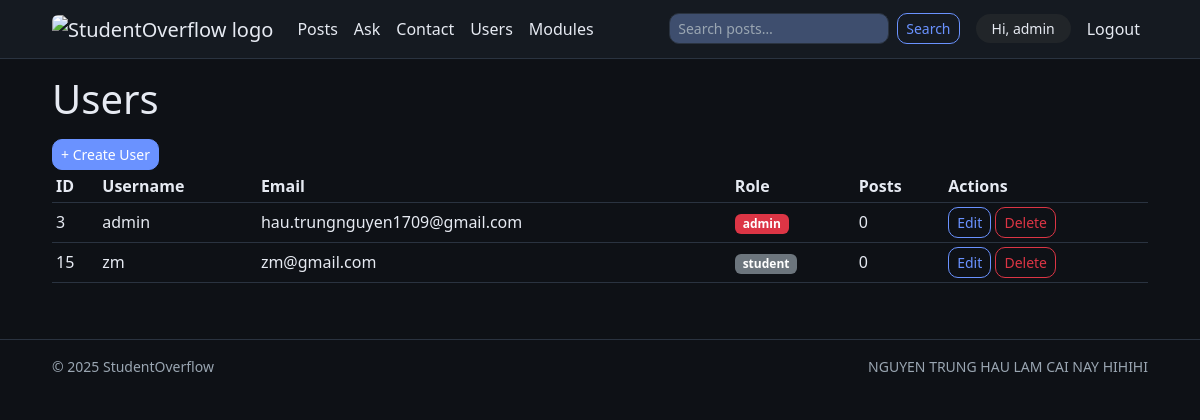
Screenshot of /users/index.php (signed in) with the database file from the repository.
### tables this page shows
CREATE TABLE `users` (
  `id` int(10) unsigned NOT NULL AUTO_INCREMENT,
  `username` varchar(50) NOT NULL,
  `email` varchar(120) NOT NULL,
  `password_hash` varchar(255) DEFAULT NULL,
  `role` enum('admin','student') NOT NULL DEFAULT 'student',
  `is_system` tinyint(1) NOT NULL DEFAULT 0,
  `created_at` datetime NOT NULL DEFAULT current_timestamp(),
  PRIMARY KEY (`id`),
  UNIQUE KEY `username` (`username`),
  UNIQUE KEY `email` (`email`),
  UNIQUE KEY `uq_users_username` (`username`),
  UNIQUE KEY `uq_users_email` (`email`)
);

### lib/view.php (called while the page is built, shortened)
<?php
function render(string $template, array $data = [], string $layout = 'layouts/app.html.php'): void
{
    $templatesRoot = __DIR__ . '/../templates/';
    $tplPath = $templatesRoot . ltrim($template, '/');
    extract($data, EXTR_SKIP);
    require $tplPath;
}

### users/index.php (called while the page is built, shortened)
<?php
require_once __DIR__ . '/../config.php';
require_once __DIR__ . '/../lib/view.php';
$users = $pdo->query("
  SELECT u.id, u.username, u.email, u.role,
         (SELECT COUNT(*) FROM posts p WHERE p.user_id = u.id) AS post_count
  FROM users u
  ORDER BY u.username
")->fetchAll(PDO::FETCH_ASSOC);
$postsByUser = [];
if ($users) {
  $ids = array_map(fn($u) => (int)$u['id'], $users);
  $in  = implode(',', array_fill(0, count($ids), '?'));
  $stmt = $pdo->prepare("
    SELECT p.id, p.user_id, p.title, p.created_at, p.updated_at
    FROM posts p
    WHERE p.user_id IN ($in)
    ORDER BY p.created_at DESC, p.id DESC
  ");
  $stmt->execute($ids);
  while ($row = $stmt->fetch(PDO::FETCH_ASSOC)) {
    $uid = (int)$row['user_id'];
    if (!isset($postsByUser[$uid])) $postsByUser[$uid] = [];
    $postsByUser[$uid][] = $row;
  }
}
render('users/index.html.php', [
  'users'       => $users,
  'postsByUser' => $postsByUser,
]);

### templates/users/index.html.php (the view)
<?php
$visibleUsers = array_values(array_filter($users ?? [], function ($u) {
    return isset($u['username']) && strcasecmp($u['username'], 'deleted_account') !== 0;
}));
?>
<h1 class="mb-3 page-title">Users</h1>
<p><a href="create.php" class="btn btn-sm btn-primary">+ Create User</a></p>
<?php if (!$visibleUsers): ?>
  <div class="alert alert-info">No users yet.</div>
<?php else: ?>
  <div class="table-responsive">
    <table class="table table-sm align-middle">
      <thead>
        <tr>
          <th>ID</th><th>Username</th><th>Email</th><th>Role</th><th>Posts</th><th>Actions</th>
        </tr>
      </thead>
      <tbody>
        <?php foreach ($visibleUsers as $u): ?>
          <tr>
            <td><?= (int)$u['id'] ?></td>
            <td><?= htmlspecialchars($u['username']) ?></td>
            <td><?= htmlspecialchars($u['email']) ?></td>
            <td>
              <span class="badge bg-<?= ($u['role'] === 'admin') ? 'danger' : 'secondary' ?>">
                <?= htmlspecialchars($u['role']) ?>
              </span>
            </td>
            <td><?= (int)$u['post_count'] ?></td>
            <td>
              <a href="edit.php?id=<?= (int)$u['id'] ?>" class="btn btn-sm btn-outline-primary">Edit</a>
              <a href="delete.php?id=<?= (int)$u['id'] ?>" class="btn btn-sm btn-outline-danger"
                 onclick="return confirm('Delete this user?')">Delete</a>
            </td>
          </tr>
        <?php endforeach; ?>
      </tbody>
    </table>
  </div>
<?php endif; ?>

### public/assets/css/base.css (style rules this page uses)
*, *::before, *::after { box-sizing: border-box; }
html { -webkit-text-size-adjust: 100%; }
body { margin: 0; }
:root { color-scheme: dark; --so-bg: #0e1116; --so-surface: #151a21; --so-elevated: #1b212b; --so-line: #2a3340; --so-text: #E6EAF2; --so-text-muted: #9AA6B2; --so-primary-400: #7aa2ff; --so-primary-500: #6a92ff; --so-primary-600: #5987ff; --so-success: #34d399; --so-warning: #fbbf24; --so-danger: #ef4444; --so-info: #38bdf8; --so-radius: 12px; --so-card-radius: 16px; --so-shadow: 0 6px 24px rgba(0,0,0,.35); --bs-body-bg: var(--so-bg); --bs-body-color: var(--so-text); --bs-border-color: var(--so-line); --bs-primary: var(--so-primary-500); --bs-success: var(--so-success); --bs-warning: var(--so-warning); --bs-danger: var(--so-danger); --bs-info: var(--so-info); }
html,body { background: var(--so-bg); color: var(--so-text); -webkit-font-smoothing: antialiased; -moz-osx-font-smoothing: grayscale; }
main.container > *:first-child { margin-top: 0; }
main.container > * { margin-bottom: var(--space-4); }
.page-title { margin-top: 0; }
.table { --bs-table-bg: transparent; --bs-table-color: var(--so-text); --bs-table-striped-bg: rgba(255,255,255,.03); --bs-table-hover-bg: rgba(255,255,255,.06); border-color: var(--so-line); }
.btn { border-radius: 10px; }
.btn-primary { background: var(--so-primary-500); border-color: var(--so-primary-500); }
.btn-outline-primary { color: var(--so-primary-500); border-color: var(--so-primary-500); }
a.btn, a.btn:hover, a.btn:focus, .navbar .nav-link:hover, .navbar .nav-link:focus { text-decoration: none !important; }
a { color: var(--so-primary-500); text-decoration: none; }

### rows the page displays
users: id "3", username "admin", email "hau.trungnguyen1709@gmail.com", role "admin", post_count "0"
users: id "15", username "zm", email "zm@gmail.com", role "student", post_count "0"

### other values shown
$username "admin"
